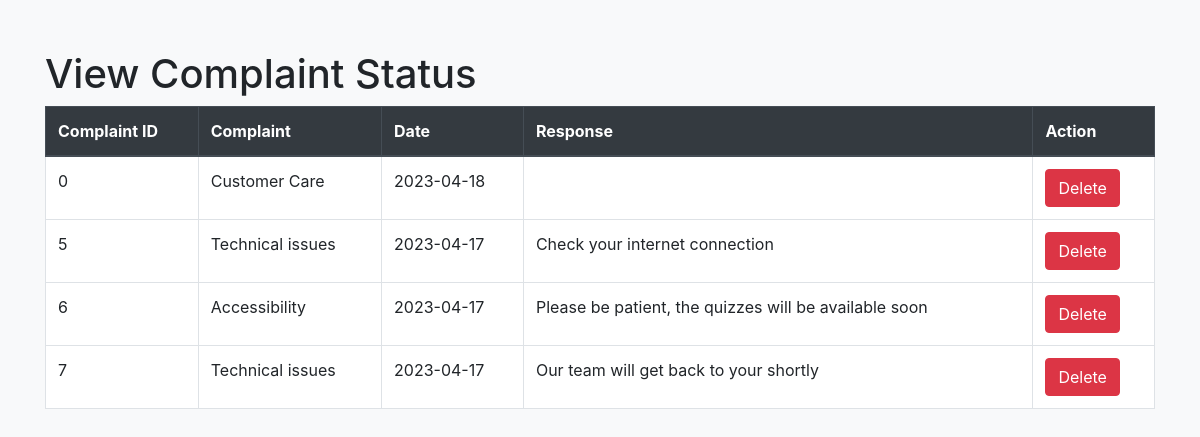
The page /view_status.php on the database its author committed.
### tables this page shows
CREATE TABLE `complaints` (
  `complaint_id` int(11) NOT NULL,
  `user_id` int(255) NOT NULL,
  `complaint_name` varchar(255) NOT NULL,
  `complaint_type` varchar(255) NOT NULL,
  `complaint_description` varchar(255) NOT NULL,
  `date_created` date NOT NULL,
  `response` varchar(255) NOT NULL
);

### view_status.php (the view, shortened to what this page needs)
<!DOCTYPE html>
<html>
<head>
    <link rel="stylesheet" href="https://stackpath.bootstrapcdn.com/bootstrap/4.5.2/css/bootstrap.min.css">
</head>
<body>
    <div class="container ">
        <h1>View Complaint Status</h1>
        <table class="table table-bordered table-hover">
            <thead class="thead-dark">
                <tr>
                    <th>Complaint ID</th>
                    <th>Complaint</th>
                    <th>Date</th>
                    <th>Response</th>
                    <th>Action</th>
                </tr>
            </thead>
            <tbody>
                <?php
                    $conn = mysqli_connect("localhost", "root", "", "fts");
                    $sql = "SELECT * FROM complaints";
                    $result = mysqli_query($conn, $sql);
                    if (mysqli_num_rows($result) > 0) {
                        while($row = mysqli_fetch_assoc($result)) {
                            echo "<tr>";
                            echo "<td>" . $row["complaint_id"] . "</td>";
                            echo "<td>" . $row["complaint_type"] . "</td>";
                            echo "<td>" . $row["date_created"] . "</td>";
                            echo "<td>" . $row["response"] . "</td>";
                            echo '<td>
                                    <form method="post">
                                        <button type="submit" class="btn btn-danger" name="delete" value="' . $row["complaint_id"] . '">Delete</button>
                                    </form>
                                  </td>';
                            echo "</tr>";
                        }
                    }
                ?>
            </tbody>
        </table>
    </div>
</body>
</html>

### view_status.php (style rules this page uses)
body { background-color: #f8f9fa; }
.container { margin-top: 50px; }
.table { background-color: #fff; }

### rows shown on the page
complaints: complaint_id "0", complaint_type "Customer Care", date_created "2023-04-18"
complaints: complaint_id "5", complaint_type "Technical issues", date_created "2023-04-17", response "Check your internet connection"
complaints: complaint_id "6", complaint_type "Accessibility", date_created "2023-04-17", response "Please be patient, the quizzes will be available soon"
complaints: complaint_id "7", complaint_type "Technical issues", date_created "2023-04-17", response "Our team will get back to your shortly"
